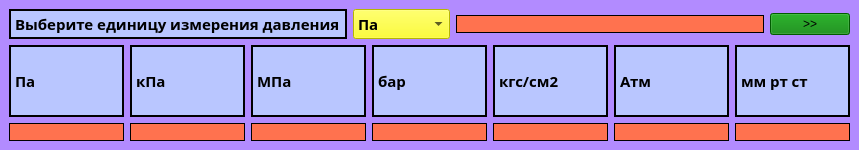
<?xml version="1.0" encoding="UTF-8"?>
<ui version="4.0">
 <class>Davleniya</class>
 <widget class="QMainWindow" name="Davleniya">
  <property name="geometry">
   <rect>
    <x>0</x>
    <y>0</y>
    <width>859</width>
    <height>150</height>
   </rect>
  </property>
  <property name="windowTitle">
   <string>Davleniya</string>
  </property>
  <property name="windowIcon">
   <iconset resource="resources.qrc">
    <normaloff>:/icon.png</normaloff>:/icon.png</iconset>
  </property>
  <property name="styleSheet">
   <string notr="true">QMainWindow
{
background-color:#bcffa4;
}</string>
  </property>
  <widget class="QWidget" name="centralwidget">
   <property name="styleSheet">
    <string notr="true">QWidget
{
background-color:#b28bff;
}</string>
   </property>
   <layout class="QGridLayout" name="gridLayout">
    <item row="0" column="0" colspan="7">
     <layout class="QHBoxLayout" name="horizontalLayout">
      <item>
       <widget class="QLabel" name="label">
        <property name="font">
         <font>
          <family>News701 BT</family>
          <pointsize>11</pointsize>
          <weight>75</weight>
          <bold>true</bold>
         </font>
        </property>
        <property name="styleSheet">
         <string notr="true">QLabel
{
background-color:#b9c6ff;
color:black;
border:2px solid black;
}
</string>
        </property>
        <property name="text">
         <string>Выберите единицу измерения давления</string>
        </property>
       </widget>
      </item>
      <item>
       <widget class="QComboBox" name="comboBox">
        <property name="font">
         <font>
          <family>Segoe UI Black</family>
          <pointsize>11</pointsize>
          <weight>75</weight>
          <bold>true</bold>
         </font>
        </property>
        <property name="styleSheet">
         <string notr="true">QComboBox
{
background-color:yellow;
color:black;
}</string>
        </property>
        <item>
         <property name="text">
          <string>Па</string>
         </property>
        </item>
        <item>
         <property name="text">
          <string>кПа</string>
         </property>
        </item>
        <item>
         <property name="text">
          <string>МПа</string>
         </property>
        </item>
        <item>
         <property name="text">
          <string>бар</string>
         </property>
        </item>
        <item>
         <property name="text">
          <string>кгс/см2</string>
         </property>
        </item>
        <item>
         <property name="text">
          <string>Атм</string>
         </property>
        </item>
        <item>
         <property name="text">
          <string>мм рт ст</string>
         </property>
        </item>
       </widget>
      </item>
      <item>
       <widget class="QLineEdit" name="EnterLineEdit">
        <property name="styleSheet">
         <string notr="true">QLineEdit
{
color:black;
background-color: #ff724f;
border:1px solid black;
}</string>
        </property>
        <property name="text">
         <string/>
        </property>
       </widget>
      </item>
      <item>
       <widget class="QPushButton" name="pushButton">
        <property name="styleSheet">
         <string notr="true">QPushButton
{
background-color:green;
}</string>
        </property>
        <property name="text">
         <string>&gt;&gt;</string>
        </property>
       </widget>
      </item>
     </layout>
    </item>
    <item row="1" column="0">
     <widget class="QLabel" name="label_2">
      <property name="font">
       <font>
        <family>News701 BT</family>
        <pointsize>11</pointsize>
        <weight>75</weight>
        <bold>true</bold>
       </font>
      </property>
      <property name="styleSheet">
       <string notr="true">QLabel
{
background-color:#b9c6ff;
color:black;
border:2px solid black;
}
</string>
      </property>
      <property name="text">
       <string>Па</string>
      </property>
     </widget>
    </item>
    <item row="1" column="1">
     <widget class="QLabel" name="label_3">
      <property name="font">
       <font>
        <family>News701 BT</family>
        <pointsize>11</pointsize>
        <weight>75</weight>
        <bold>true</bold>
       </font>
      </property>
      <property name="styleSheet">
       <string notr="true">QLabel
{
background-color:#b9c6ff;
color:black;
border:2px solid black;
}
</string>
      </property>
      <property name="text">
       <string>кПа</string>
      </property>
     </widget>
    </item>
    <item row="1" column="2">
     <widget class="QLabel" name="label_4">
      <property name="font">
       <font>
        <family>News701 BT</family>
        <pointsize>11</pointsize>
        <weight>75</weight>
        <bold>true</bold>
       </font>
      </property>
      <property name="styleSheet">
       <string notr="true">QLabel
{
background-color:#b9c6ff;
color:black;
border:2px solid black;
}
</string>
      </property>
      <property name="text">
       <string>МПа</string>
      </property>
     </widget>
    </item>
    <item row="1" column="3">
     <widget class="QLabel" name="label_5">
      <property name="font">
       <font>
        <family>News701 BT</family>
        <pointsize>11</pointsize>
        <weight>75</weight>
        <bold>true</bold>
       </font>
      </property>
      <property name="styleSheet">
       <string notr="true">QLabel
{
background-color:#b9c6ff;
color:black;
border:2px solid black;
}
</string>
      </property>
      <property name="text">
       <string>бар</string>
      </property>
     </widget>
    </item>
    <item row="1" column="4">
     <widget class="QLabel" name="label_6">
      <property name="font">
       <font>
        <family>News701 BT</family>
        <pointsize>11</pointsize>
        <weight>75</weight>
        <bold>true</bold>
       </font>
      </property>
      <property name="styleSheet">
       <string notr="true">QLabel
{
background-color:#b9c6ff;
color:black;
border:2px solid black;
}
</string>
      </property>
      <property name="text">
       <string>кгс/см2</string>
      </property>
     </widget>
    </item>
    <item row="1" column="5">
     <widget class="QLabel" name="label_7">
      <property name="font">
       <font>
        <family>News701 BT</family>
        <pointsize>11</pointsize>
        <weight>75</weight>
        <bold>true</bold>
       </font>
      </property>
      <property name="styleSheet">
       <string notr="true">QLabel
{
background-color:#b9c6ff;
color:black;
border:2px solid black;
}
</string>
      </property>
      <property name="text">
       <string>Атм</string>
      </property>
     </widget>
    </item>
    <item row="1" column="6">
     <widget class="QLabel" name="label_8">
      <property name="font">
       <font>
        <family>News701 BT</family>
        <pointsize>11</pointsize>
        <weight>75</weight>
        <bold>true</bold>
       </font>
      </property>
      <property name="styleSheet">
       <string notr="true">QLabel
{
background-color:#b9c6ff;
color:black;
border:2px solid black;
}
</string>
      </property>
      <property name="text">
       <string>мм рт ст</string>
      </property>
     </widget>
    </item>
    <item row="2" column="0" colspan="7">
     <layout class="QHBoxLayout" name="horizontalLayout_3">
      <item>
       <widget class="QLineEdit" name="PasLineEdit">
        <property name="styleSheet">
         <string notr="true">QLineEdit
{
color:black;
background-color: #ff724f;
border:1px solid black;
}</string>
        </property>
        <property name="text">
         <string/>
        </property>
       </widget>
      </item>
      <item>
       <widget class="QLineEdit" name="KPasLineEdit">
        <property name="styleSheet">
         <string notr="true">QLineEdit
{
color:black;
background-color: #ff724f;
border:1px solid black;
}</string>
        </property>
        <property name="text">
         <string/>
        </property>
       </widget>
      </item>
      <item>
       <widget class="QLineEdit" name="MPasLineEdit">
        <property name="styleSheet">
         <string notr="true">QLineEdit
{
color:black;
background-color: #ff724f;
border:1px solid black;
}</string>
        </property>
        <property name="text">
         <string/>
        </property>
       </widget>
      </item>
      <item>
       <widget class="QLineEdit" name="BarLineEdit">
        <property name="styleSheet">
         <string notr="true">QLineEdit
{
color:black;
background-color: #ff724f;
border:1px solid black;
}</string>
        </property>
        <property name="text">
         <string/>
        </property>
       </widget>
      </item>
      <item>
       <widget class="QLineEdit" name="KGLineEdit">
        <property name="styleSheet">
         <string notr="true">QLineEdit
{
color:black;
background-color: #ff724f;
border:1px solid black;
}</string>
        </property>
        <property name="text">
         <string/>
        </property>
       </widget>
      </item>
      <item>
       <widget class="QLineEdit" name="AtmLineEdit">
        <property name="styleSheet">
         <string notr="true">QLineEdit
{
color:black;
background-color: #ff724f;
border:1px solid black;
}</string>
        </property>
        <property name="text">
         <string/>
        </property>
       </widget>
      </item>
      <item>
       <widget class="QLineEdit" name="RtutLineEdit">
        <property name="styleSheet">
         <string notr="true">QLineEdit
{
color:black;
background-color: #ff724f;
border:1px solid black;
}</string>
        </property>
        <property name="text">
         <string/>
        </property>
       </widget>
      </item>
     </layout>
    </item>
   </layout>
  </widget>
 </widget>
 <resources>
  <include location="resources.qrc"/>
 </resources>
 <connections/>
</ui>
